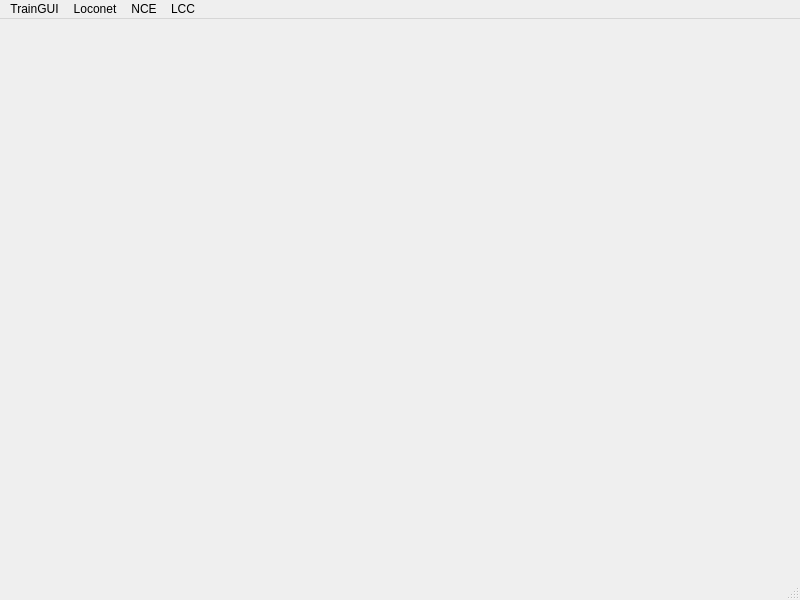
<?xml version="1.0" encoding="UTF-8"?>
<ui version="4.0">
 <class>MainWindow</class>
 <widget class="QMainWindow" name="MainWindow">
  <property name="geometry">
   <rect>
    <x>0</x>
    <y>0</y>
    <width>800</width>
    <height>600</height>
   </rect>
  </property>
  <property name="windowTitle">
   <string>MainWindow</string>
  </property>
  <widget class="QWidget" name="centralwidget"/>
  <widget class="QMenuBar" name="menubar">
   <property name="geometry">
    <rect>
     <x>0</x>
     <y>0</y>
     <width>800</width>
     <height>24</height>
    </rect>
   </property>
   <widget class="QMenu" name="menuTrainGUI">
    <property name="title">
     <string>TrainGUI</string>
    </property>
    <addaction name="actionExit"/>
   </widget>
   <widget class="QMenu" name="menuLoconet">
    <property name="title">
     <string>Loconet</string>
    </property>
    <widget class="QMenu" name="menu_loconet_connect_to">
     <property name="title">
      <string>Connect To ...</string>
     </property>
     <addaction name="action_loconet_manual_ip"/>
     <addaction name="action_loconet_manual_Serial"/>
     <addaction name="separator"/>
     <addaction name="action_loconet_auto_discovered"/>
     <addaction name="separator"/>
     <addaction name="action_loconet_serial_connections"/>
    </widget>
    <addaction name="menu_loconet_connect_to"/>
    <addaction name="separator"/>
   </widget>
   <widget class="QMenu" name="menuNCE">
    <property name="title">
     <string>NCE</string>
    </property>
   </widget>
   <widget class="QMenu" name="menuLCC">
    <property name="title">
     <string>LCC</string>
    </property>
    <widget class="QMenu" name="menu_lcc_Connect_To">
     <property name="title">
      <string>Connect To ...</string>
     </property>
     <addaction name="action_lcc_Manual_IP"/>
     <addaction name="action_lcc_Manual_Serial"/>
     <addaction name="separator"/>
     <addaction name="action_lcc_Auto_discovered"/>
     <addaction name="separator"/>
     <addaction name="action_lcc_Serial_Connections"/>
    </widget>
    <addaction name="menu_lcc_Connect_To"/>
    <addaction name="separator"/>
   </widget>
   <addaction name="menuTrainGUI"/>
   <addaction name="menuLoconet"/>
   <addaction name="menuNCE"/>
   <addaction name="menuLCC"/>
  </widget>
  <widget class="QStatusBar" name="statusbar"/>
  <action name="actionExit">
   <property name="text">
    <string>Exit</string>
   </property>
  </action>
  <action name="action_lcc_Auto_discovered">
   <property name="text">
    <string>Auto-discovered:</string>
   </property>
  </action>
  <action name="action_lcc_Serial_Connections">
   <property name="text">
    <string>Serial Connections:</string>
   </property>
  </action>
  <action name="action_lcc_Manual_IP">
   <property name="text">
    <string>Manual IP</string>
   </property>
  </action>
  <action name="action_loconet_manual_ip">
   <property name="text">
    <string>Manual IP</string>
   </property>
  </action>
  <action name="action_loconet_auto_discovered">
   <property name="text">
    <string>Auto-Discovered:</string>
   </property>
  </action>
  <action name="action_loconet_serial_connections">
   <property name="text">
    <string>Serial Connections:</string>
   </property>
  </action>
  <action name="action_loconet_manual_Serial">
   <property name="text">
    <string>Manual Serial</string>
   </property>
  </action>
  <action name="action_lcc_Manual_Serial">
   <property name="text">
    <string>Manual Serial</string>
   </property>
  </action>
 </widget>
 <resources/>
 <connections/>
</ui>
